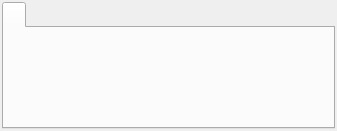
<?xml version="1.0" encoding="UTF-8"?>
<ui version="4.0">
 <class>SceneFilterWidget</class>
 <widget class="QFrame" name="SceneFilterWidget">
  <property name="geometry">
   <rect>
    <x>0</x>
    <y>0</y>
    <width>337</width>
    <height>131</height>
   </rect>
  </property>
  <property name="windowTitle">
   <string>Frame</string>
  </property>
  <layout class="QVBoxLayout" name="verticalLayout">
   <property name="spacing">
    <number>3</number>
   </property>
   <property name="leftMargin">
    <number>2</number>
   </property>
   <property name="topMargin">
    <number>2</number>
   </property>
   <property name="rightMargin">
    <number>2</number>
   </property>
   <property name="bottomMargin">
    <number>2</number>
   </property>
   <item>
    <widget class="QTabWidget" name="tabWidget">
     <property name="currentIndex">
      <number>0</number>
     </property>
     <widget class="QWidget" name="tabPov">
      <attribute name="title">
       <string/>
      </attribute>
      <layout class="QVBoxLayout" name="verticalLayout_2">
       <property name="spacing">
        <number>3</number>
       </property>
       <property name="leftMargin">
        <number>1</number>
       </property>
       <property name="topMargin">
        <number>1</number>
       </property>
       <property name="rightMargin">
        <number>1</number>
       </property>
       <property name="bottomMargin">
        <number>1</number>
       </property>
       <item>
        <widget class="CharacterSelectorWidget" name="povFilter" native="true"/>
       </item>
      </layout>
     </widget>
    </widget>
   </item>
  </layout>
 </widget>
 <customwidgets>
  <customwidget>
   <class>CharacterSelectorWidget</class>
   <extends>QWidget</extends>
   <header>src.main.python.plotlyst.view.widget.characters</header>
   <container>1</container>
  </customwidget>
 </customwidgets>
 <resources/>
 <connections/>
</ui>
